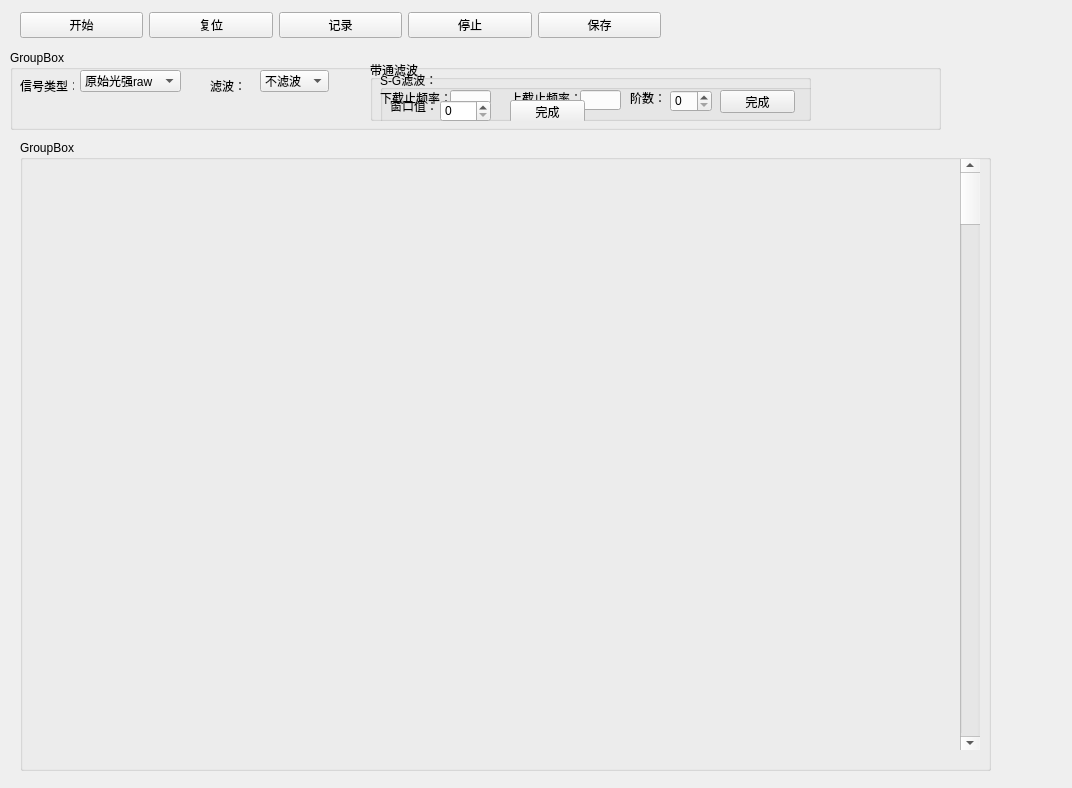
<?xml version="1.0" encoding="UTF-8"?>
<ui version="4.0">
 <class>Form</class>
 <widget class="QWidget" name="Form">
  <property name="geometry">
   <rect>
    <x>0</x>
    <y>0</y>
    <width>1072</width>
    <height>788</height>
   </rect>
  </property>
  <property name="windowTitle">
   <string>Form</string>
  </property>
  <widget class="QWidget" name="horizontalLayoutWidget">
   <property name="geometry">
    <rect>
     <x>20</x>
     <y>10</y>
     <width>641</width>
     <height>31</height>
    </rect>
   </property>
   <layout class="QHBoxLayout" name="horizontalLayout">
    <item>
     <widget class="QPushButton" name="pushButton_3">
      <property name="text">
       <string>开始</string>
      </property>
     </widget>
    </item>
    <item>
     <widget class="QPushButton" name="pushButton_5">
      <property name="text">
       <string>复位</string>
      </property>
     </widget>
    </item>
    <item>
     <widget class="QPushButton" name="pushButton_4">
      <property name="text">
       <string>记录</string>
      </property>
     </widget>
    </item>
    <item>
     <widget class="QPushButton" name="pushButton_6">
      <property name="text">
       <string>停止</string>
      </property>
     </widget>
    </item>
    <item>
     <widget class="QPushButton" name="pushButton_7">
      <property name="text">
       <string>保存</string>
      </property>
     </widget>
    </item>
   </layout>
  </widget>
  <widget class="QGroupBox" name="groupBox_3">
   <property name="geometry">
    <rect>
     <x>10</x>
     <y>50</y>
     <width>931</width>
     <height>80</height>
    </rect>
   </property>
   <property name="title">
    <string>GroupBox</string>
   </property>
   <widget class="QComboBox" name="comboBox_2">
    <property name="geometry">
     <rect>
      <x>70</x>
      <y>20</y>
      <width>101</width>
      <height>22</height>
     </rect>
    </property>
    <item>
     <property name="text">
      <string>原始光强raw</string>
     </property>
    </item>
    <item>
     <property name="text">
      <string>光密度OD</string>
     </property>
    </item>
    <item>
     <property name="text">
      <string>血红蛋白浓度</string>
     </property>
    </item>
   </widget>
   <widget class="QLabel" name="label_6">
    <property name="geometry">
     <rect>
      <x>10</x>
      <y>30</y>
      <width>54</width>
      <height>12</height>
     </rect>
    </property>
    <property name="text">
     <string>信号类型：</string>
    </property>
   </widget>
   <widget class="QLabel" name="label">
    <property name="geometry">
     <rect>
      <x>200</x>
      <y>30</y>
      <width>54</width>
      <height>12</height>
     </rect>
    </property>
    <property name="text">
     <string>滤波：</string>
    </property>
   </widget>
   <widget class="QGroupBox" name="groupBox">
    <property name="geometry">
     <rect>
      <x>360</x>
      <y>10</y>
      <width>441</width>
      <height>61</height>
     </rect>
    </property>
    <property name="title">
     <string>带通滤波</string>
    </property>
    <widget class="QLabel" name="label_2">
     <property name="geometry">
      <rect>
       <x>10</x>
       <y>30</y>
       <width>71</width>
       <height>16</height>
      </rect>
     </property>
     <property name="text">
      <string>下截止频率：</string>
     </property>
    </widget>
    <widget class="QLabel" name="label_3">
     <property name="geometry">
      <rect>
       <x>140</x>
       <y>30</y>
       <width>71</width>
       <height>16</height>
      </rect>
     </property>
     <property name="text">
      <string>上截止频率：</string>
     </property>
    </widget>
    <widget class="QLabel" name="label_4">
     <property name="geometry">
      <rect>
       <x>260</x>
       <y>30</y>
       <width>41</width>
       <height>16</height>
      </rect>
     </property>
     <property name="text">
      <string>阶数：</string>
     </property>
    </widget>
    <widget class="QLineEdit" name="lineEdit">
     <property name="geometry">
      <rect>
       <x>80</x>
       <y>30</y>
       <width>41</width>
       <height>20</height>
      </rect>
     </property>
    </widget>
    <widget class="QLineEdit" name="lineEdit_2">
     <property name="geometry">
      <rect>
       <x>210</x>
       <y>30</y>
       <width>41</width>
       <height>20</height>
      </rect>
     </property>
    </widget>
    <widget class="QPushButton" name="pushButton">
     <property name="geometry">
      <rect>
       <x>350</x>
       <y>30</y>
       <width>75</width>
       <height>23</height>
      </rect>
     </property>
     <property name="text">
      <string>完成</string>
     </property>
    </widget>
    <widget class="QSpinBox" name="spinBox">
     <property name="geometry">
      <rect>
       <x>300</x>
       <y>30</y>
       <width>42</width>
       <height>22</height>
      </rect>
     </property>
    </widget>
    <widget class="QGroupBox" name="groupBox_2">
     <property name="geometry">
      <rect>
       <x>10</x>
       <y>10</y>
       <width>441</width>
       <height>61</height>
      </rect>
     </property>
     <property name="title">
      <string>S-G滤波：</string>
     </property>
     <widget class="QLabel" name="label_5">
      <property name="geometry">
       <rect>
        <x>10</x>
        <y>30</y>
        <width>54</width>
        <height>12</height>
       </rect>
      </property>
      <property name="text">
       <string>窗口值：</string>
      </property>
     </widget>
     <widget class="QSpinBox" name="spinBox_2">
      <property name="geometry">
       <rect>
        <x>60</x>
        <y>30</y>
        <width>51</width>
        <height>22</height>
       </rect>
      </property>
     </widget>
     <widget class="QPushButton" name="pushButton_2">
      <property name="geometry">
       <rect>
        <x>130</x>
        <y>30</y>
        <width>75</width>
        <height>23</height>
       </rect>
      </property>
      <property name="text">
       <string>完成</string>
      </property>
     </widget>
    </widget>
   </widget>
   <widget class="QComboBox" name="comboBox">
    <property name="geometry">
     <rect>
      <x>250</x>
      <y>20</y>
      <width>69</width>
      <height>22</height>
     </rect>
    </property>
    <item>
     <property name="text">
      <string>不滤波</string>
     </property>
    </item>
    <item>
     <property name="text">
      <string>S-G滤波</string>
     </property>
    </item>
    <item>
     <property name="text">
      <string>带通滤波</string>
     </property>
    </item>
    <item>
     <property name="text">
      <string>平滑滤波</string>
     </property>
    </item>
   </widget>
  </widget>
  <widget class="QGroupBox" name="groupBox_4">
   <property name="geometry">
    <rect>
     <x>20</x>
     <y>140</y>
     <width>971</width>
     <height>631</height>
    </rect>
   </property>
   <property name="title">
    <string>GroupBox</string>
   </property>
   <widget class="QWidget" name="verticalLayoutWidget">
    <property name="geometry">
     <rect>
      <x>0</x>
      <y>20</y>
      <width>931</width>
      <height>601</height>
     </rect>
    </property>
    <layout class="QVBoxLayout" name="verticalLayout"/>
   </widget>
   <widget class="QScrollBar" name="verticalScrollBar">
    <property name="geometry">
     <rect>
      <x>940</x>
      <y>19</y>
      <width>20</width>
      <height>591</height>
     </rect>
    </property>
    <property name="orientation">
     <enum>Qt::Vertical</enum>
    </property>
   </widget>
  </widget>
 </widget>
 <resources/>
 <connections/>
</ui>
